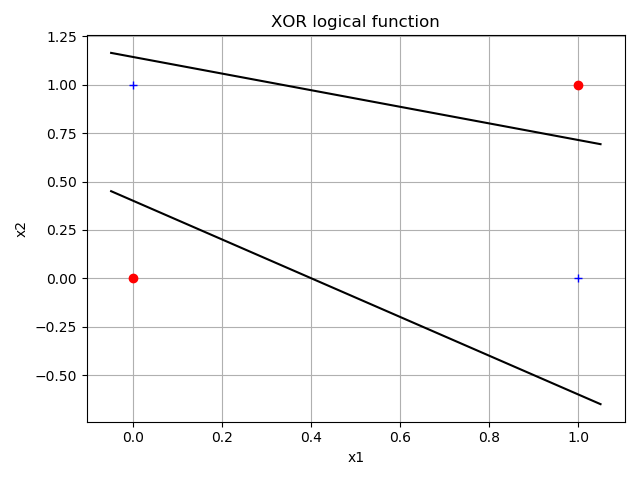

The Python source for this figure:
import numpy as np
import matplotlib.pyplot as plt
from perceptron import Perceptron

# generate data and labels
data = np.array([[0, 1, 0, 1], [0, 0, 1, 1]])
y_OR, y_NAND, y_XOR = np.array([0, 1, 1, 1]), np.array([1, 1, 1, 0]), np.array([0, 1, 1, 0])

# plot data
x0, y0 = data[0, y_XOR == 0], data[1, y_XOR == 0]
x1, y1 = data[0, y_XOR == 1], data[1, y_XOR == 1]
plt.plot(x0, y0, 'ro', x1, y1, 'b+')
plt.xlabel('x1'), plt.ylabel('x2'), plt.grid(True)
left, right = plt.xlim()

# train perceptron (OR)
p_OR = Perceptron(2, learning_rate=0.4, weight=np.array([0., 1., 1.]))
p_OR.train(data, y_OR)
w, b = p_OR.weight[1:], p_OR.weight[0]

# plot 1st line (OR)
plt.plot([left, right], [(-w[0]*left-b)/w[1], (-w[0]*right-b)/w[1]], 'k-')

# train perceptron (NAND)
p_NAND = Perceptron(2, learning_rate=0.4, weight=np.array([0., 0.1, 0.1]))
p_NAND.train(data, y_NAND)
w, b = p_NAND.weight[1:], p_NAND.weight[0]

# plot 2nd line (NAND)
plt.plot([left, right], [(-w[0]*left-b)/w[1], (-w[0]*right-b)/w[1]], 'k-')
plt.title('XOR logical function')
plt.show()

# display predictions
for i in range(data.shape[1]):
    x = data[:, i]
    print(p_OR.predict(x) & p_NAND.predict(x))
